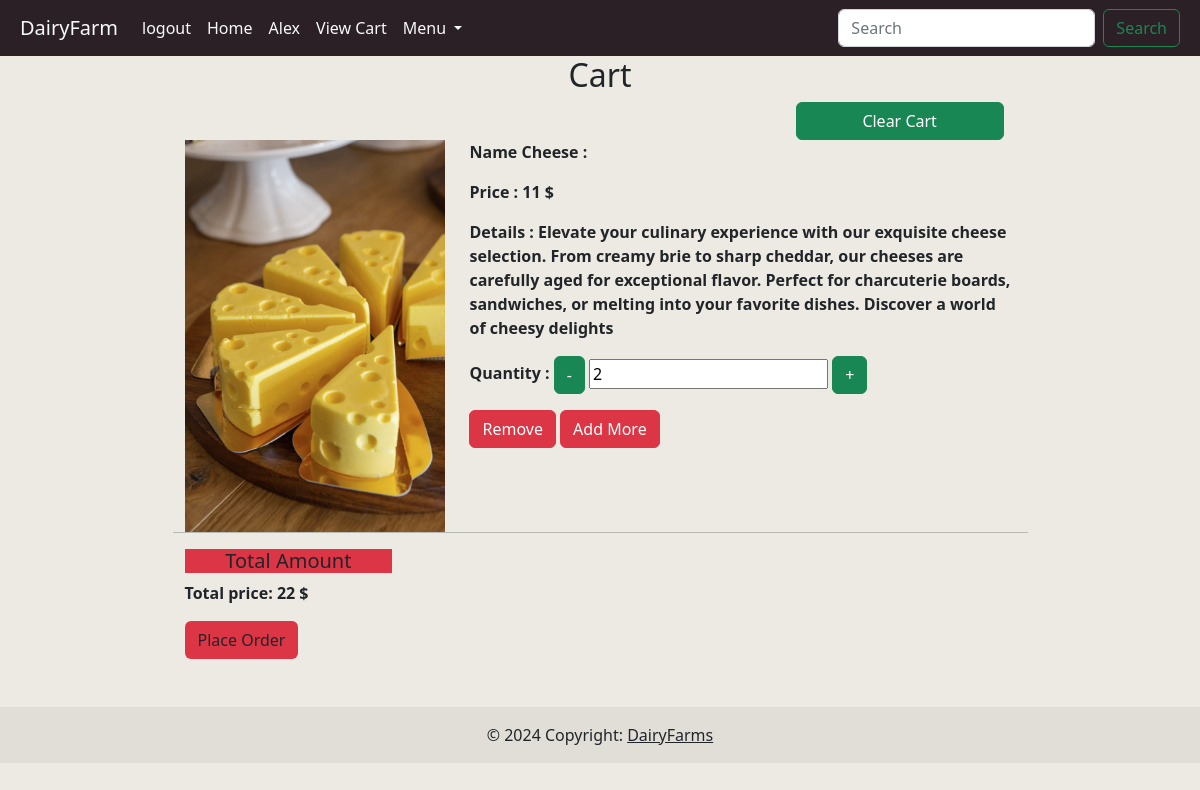
The app's page /viewcart/ (signed in), older data.
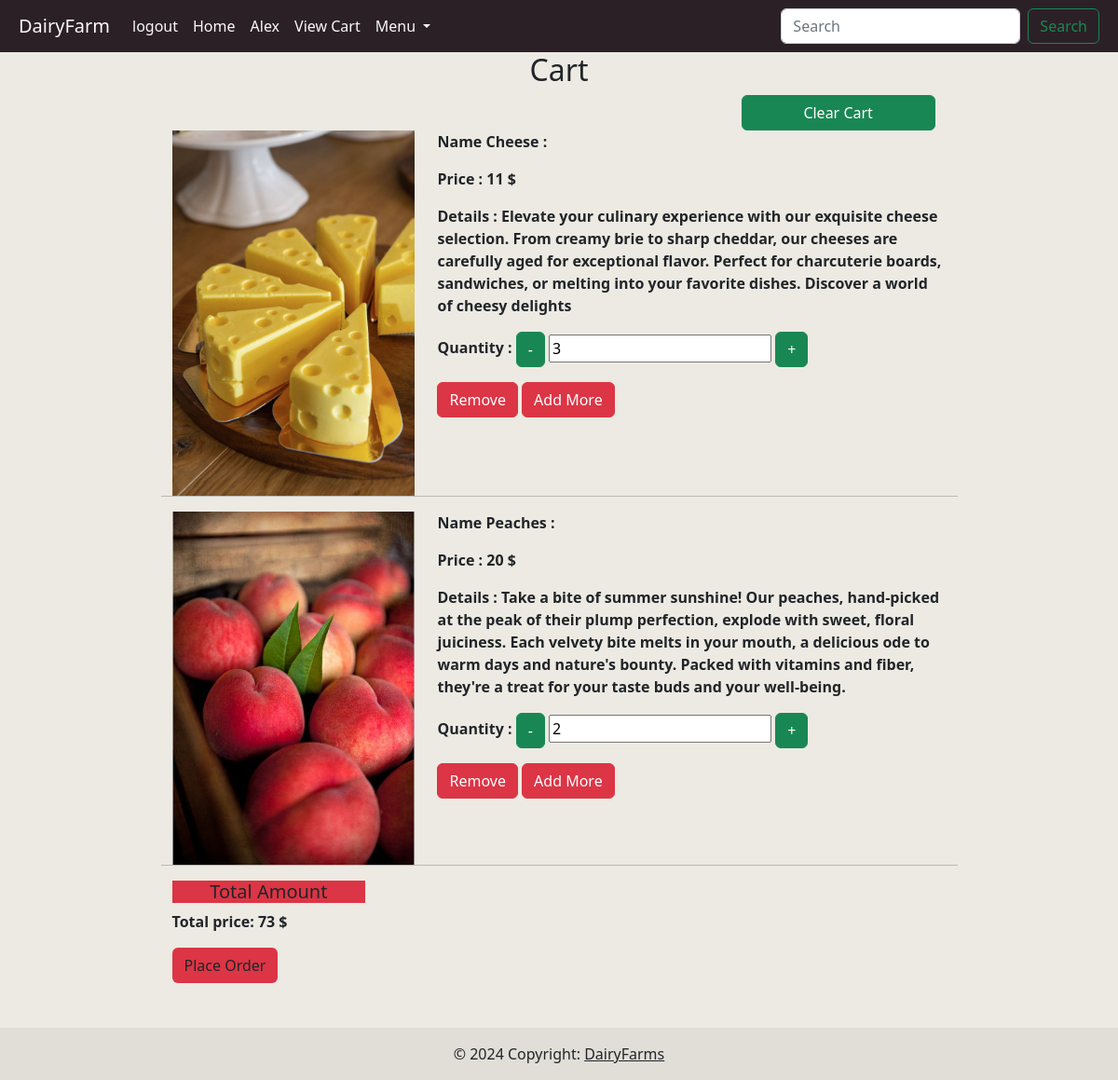
The same page, newer data.
### store/models.py (models this page shows, shortened)
class Cart(models.Model):
    uid=models.ForeignKey(User,on_delete=models.CASCADE)
    pid=models.ForeignKey(Products,on_delete=models.CASCADE)
    quantity=models.IntegerField(default=1)

class Products(models.Model):
    CATEGORY_CHOICES=[
        (1,'dairy & poultry'),
        (2,'meat'),
        (3,'farm produce'),
        (4,'natural superfoods')
    ]
    name= models.CharField(max_length=100)
    price=models.IntegerField(default="10")
    details=models.CharField(max_length=500)
    image=models.ImageField(upload_to='images/images')
    is_active=models.BooleanField(default=True)
    category=models.IntegerField(choices=CATEGORY_CHOICES,default=1)

### store/views.py (the view)
# urls.py: path('viewcart/',views.viewcart),
def viewcart(request):
    user=request.user.id
    c=Cart.objects.filter(uid=user)
    sum=0
    context={}
    for item in c:
        sum = sum+ (item.pid.price)* (item.quantity)
    context = { 'total':sum , 'products': c }
    return render(request,'cart.html',context)

### templates/cart.html (shortened to what this page needs)
{% extends "base.html" %}
{% load static %}
{% block body %}
<div class="container">
    <div class="row ">
        <div class="col-md-9 mx-auto">
            <h2 class=" " style="text-align: center;">Cart</h2>
            <div class="row">
                <div class="row d-flex justify-content-end ">
                    <a href="/clearcart/" class="btn btn-success col-md-3">Clear Cart</a>
                  </div>
                {% for Product in products %}
                <div class="col-md-4">
                    <img src="{{ Product.pid.image.url }}" class="img-fluid" alt="">
                </div>
                <div class="col-md-8">
                    <p><strong>Name {{ Product.pid.name }}  :</strong></p>
                    <p><strong>Price : {{Product.pid.price}} $ </strong></p>
                    <p><strong>Details : {{Product.pid.details }}</strong></p>
                    <p><strong>Quantity :  </strong>
                    <a href="/updateqty/{{Product.id}}/0"> <button class="btn btn-success">-</button></a>
                    <input type="number" value="{{ Product.quantity }}" >
                    <a href="/updateqty/{{Product.id}}/1"> <button class="btn btn-success">+</button></a>
                </p>
                <a href="/remove/{{ Product.id }}/"><button class="btn btn-danger">Remove</button></a>
                <a href="/"><button class="btn btn-danger">Add More</button></a>
                </div>
                <br>
                <hr>
                {% endfor %}
            </div>
            <div class="col-md-3">
                <h5 class="bg-danger" style="text-align: center;">Total Amount</h5>
                <p><strong>Total price: {{total}} $ </strong></p>
                <a href="/checkout"><button class="btn bg-danger">Place Order</button></a>
            </div>
        </div>
    </div>
</div>
{% endblock body %}

Row changes from the older to the newer data that the page shows:
changed Cart "Cheese": quantity "2" → "3"
added Cart: pid.image (picture), pid.name "Peaches", pid.price "20", pid.details "Take a bite of summer sunshine! Our peaches, hand-picked at the peak of their plump perfection, explode with sweet, floral juiciness. Each velvety bite melts in your mouth, a delicious ode to warm days and nature's bounty. Packed with vitamins and fiber, they're a treat for your taste buds and your well-being.", quantity "2"
Text that changed along with them:
{{ total }}: "22" → "73"
